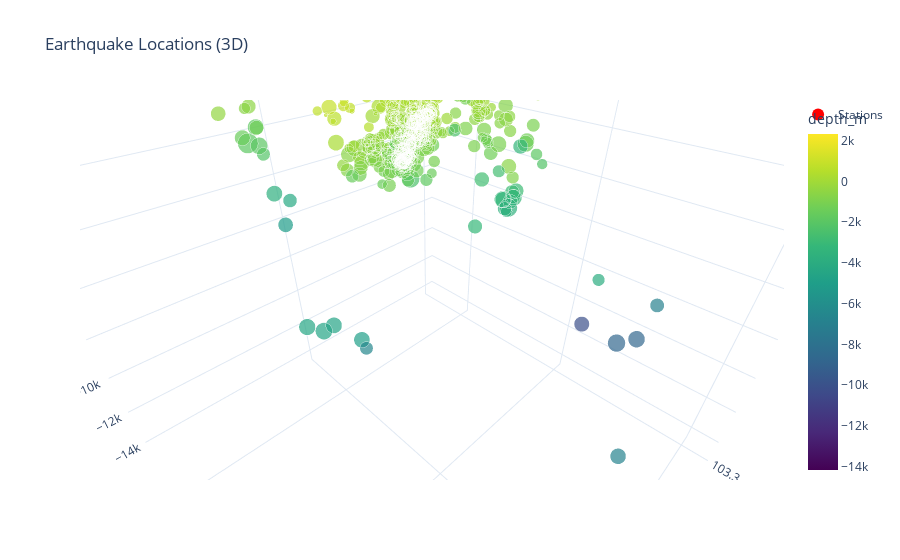

Notebook source saved alongside this figure:
### Markdown cell above
A. 3D Hypocenter Plot

To plot your hypocenter in 3D we can use `plot_hypocenter_3D` class method.

### Code cell
# 3D Plot
lqt_ready_2.plot_hypocenter_3d()

### Figure 1 — Plotly figure (JSON) as saved in the notebook; plotly's stock layout.template omitted (floating-point values rounded to 4 significant figures; data arrays with more than 128 entries replaced by an {"elided": "..."} marker saying what was removed)
{"data": [{"customdata": {"elided": "766x3 float values"}, "hovertemplate": "<b>Earthquake: %{customdata[0]}</b><br>Source Lon: %{x:.3f}<br>Source Lat: %{y:.3f}<br>Source Depth (m): %{customdata[1]:.3f}<br>Magnitude: %{customdata[2]:.3f}<br><extra></extra>", "legendgroup": "", "marker": {"color": {"elided": "766 float values"}, "coloraxis": "coloraxis", "size": {"elided": "766 float values"}, "sizemode": "area", "sizeref": 0.0025, "symbol": "circle"}, "mode": "markers", "name": "", "scene": "scene", "showlegend": false, "type": "scatter3d", "x": {"elided": "766 float values"}, "y": {"elided": "766 float values"}, "z": {"elided": "766 float values"}}, {"hovertemplate": "<b>%{text}</b><br>Lat: %{y:.2f}<br>Lon: %{x:.2f}<extra></extra>", "marker": {"color": "red", "size": 12, "symbol": "circle"}, "mode": "markers+text", "name": "Stations", "text": {"elided": "796 str values"}, "textfont": {"color": "#333333", "size": 12}, "textposition": "top center", "type": "scatter3d", "x": {"elided": "796 float values"}, "y": {"elided": "796 float values"}, "z": {"elided": "796 int values"}}], "layout": {"coloraxis": {"colorbar": {"title": {"text": "depth_m"}}, "colorscale": [[0, "#440154"], [0.1111, "#482878"], [0.2222, "#3e4989"], [0.3333, "#31688e"], [0.4444, "#26828e"], [0.5556, "#1f9e89"], [0.6667, "#35b779"], [0.7778, "#6ece58"], [0.8889, "#b5de2b"], [1, "#fde725"]]}, "legend": {"itemsizing": "constant", "tracegroupgap": 0}, "scene": {"aspectmode": "manual", "aspectratio": {"x": 1, "y": 1, "z": 1}, "camera": {"eye": {"x": 0.5, "y": 0.5, "z": 0.5}, "up": {"x": 0, "y": 0, "z": 1}}, "domain": {"x": [0, 1], "y": [0, 1]}, "xaxis": {"title": {"text": "Longitude"}}, "yaxis": {"title": {"text": "Latitude"}}, "zaxis": {"title": {"text": "Depth (m)"}}}, "showlegend": true, "title": {"text": "Earthquake Locations (3D)"}}}
